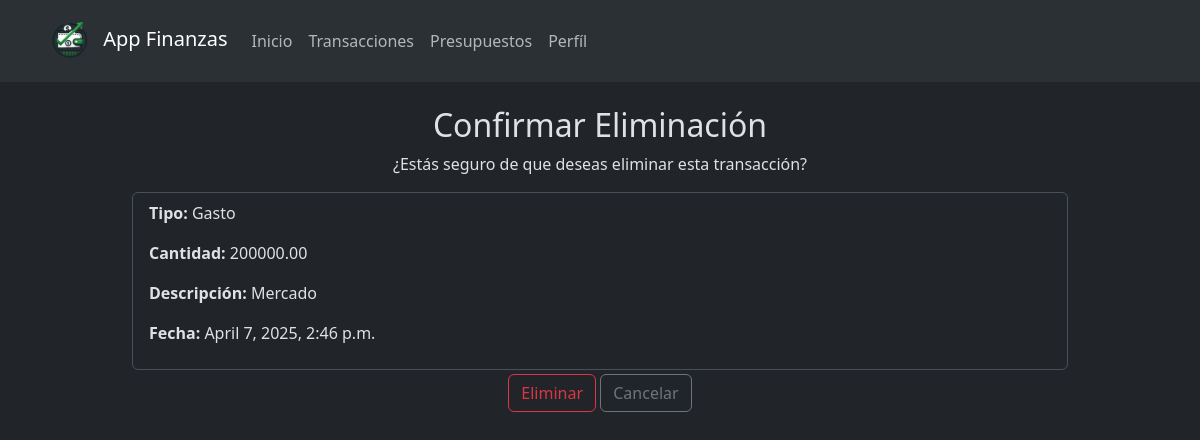
Page /transacciones/eliminar/9/ (signed in) on the earlier database version.
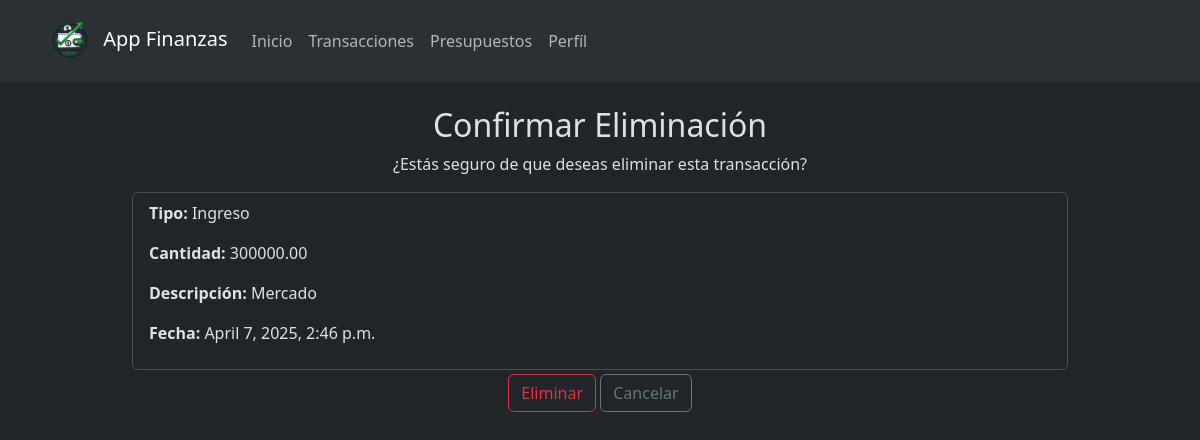
Same page on the later database version.
### myApp/models.py (models this page shows, shortened)
class Transaccion(models.Model):
    TIPO_CHOICES = [
        ('Ingreso', 'Ingreso'),
        ('Gasto', 'Gasto'),
    ]
    usuario = models.ForeignKey(settings.AUTH_USER_MODEL, on_delete=models.CASCADE)
    tipo = models.CharField(max_length=10, choices=TIPO_CHOICES)
    cantidad = models.DecimalField(max_digits=10, decimal_places=2)
    descripcion = models.TextField()
    fecha = models.DateTimeField(auto_now_add=True)

### myApp/views.py (the view)
@login_required
def eliminar_transaccion(request, transaccion_id):
    transaccion = get_object_or_404(
        Transaccion, id=transaccion_id, usuario=request.user)
    if request.method == 'POST':
        transaccion.delete()
        messages.success(request, "Transacción eliminada correctamente.")
        return redirect('lista_transacciones')
    return render(request, 'transacciones/Eliminar Transacion.html', {'transaccion': transaccion})

### myApp/templates/transacciones/Eliminar Transacion.html (shortened to what this page needs)
{% extends 'base.html' %}
{% block content %}
<div class="container text-center my-4" style="max-width: 960px; margin: 0 auto;">
    <h2>Confirmar Eliminación</h2>
    <p>¿Estás seguro de que deseas eliminar esta transacción?</p>
    <ul class="list-group">
        <li class="text-start list-group-item">
            <p>
                <strong>Tipo:</strong> {{ transaccion.tipo }}
            </p>
            <p>
                <strong>Cantidad:</strong> {{ transaccion.cantidad }}
            </p>
            <p>
                <strong>Descripción:</strong> {{ transaccion.descripcion }}
            </p>
            <p>
                <strong>Fecha:</strong> {{ transaccion.fecha }}
            </p>
        </li>
    </ul>
    <form method="post" class="my-1">
        <button type="submit" class="btn btn-outline-danger">
            Eliminar
        </button>
        <button class="btn btn-outline-secondary">
            <a class="nav-link" href="{% url 'lista_transacciones' %}">Cancelar</a>
        </button>
    </form>
</div>
{% endblock %}

Differences in the rows shown:
changed Transaccion "Mercado": tipo "Gasto" → "Ingreso"; cantidad "200000.00" → "300000.00"
